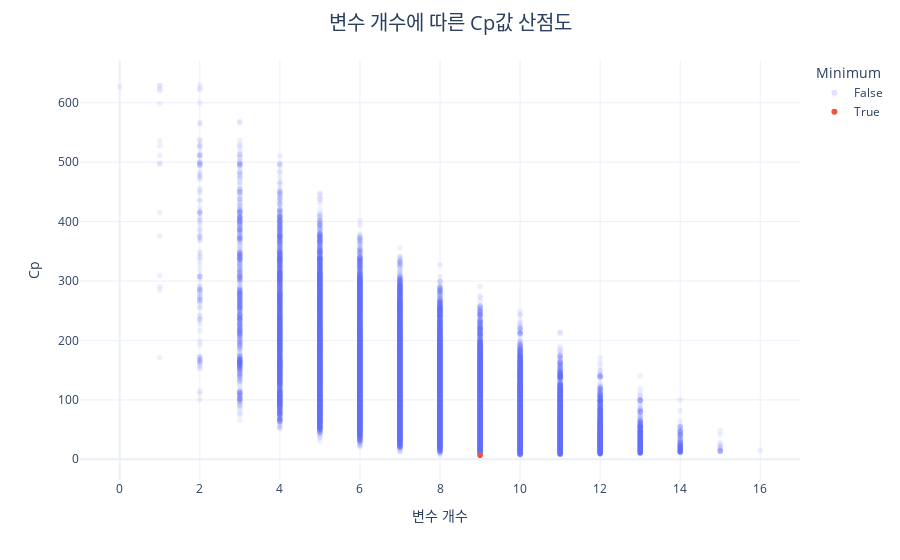

Source (notebook cell):
### Code cell
## Full model
predictr = LinearRegression()
predictr.fit(X, y)
yhat = predictr.predict(X)

## estimate sigma squared
n = len(y)
n_features = X.shape[1]
sigma_sq = np.sum((y - yhat)**2)/(n-n_features-1)

## Null model Cp 추가(총 2**16개의 모형)
Null_RSS = np.sum((y - np.mean(y))**2)
Null_Cp = Null_RSS/sigma_sq - (len(y)-0*2)
tidy = pd.concat([pd.DataFrame({"Number of Features" : [0], "Cp" : [Null_Cp]}),
                  pd.DataFrame({"Number of Features" : Num_Features, "Cp" : Cps})], 
                 axis = 0).assign(Minimum = lambda _df : _df.Cp == min(Cps))
fig = tidy.plot.scatter(x = "Number of Features", y = "Cp", opacity = 0.1,
                        color = "Minimum", width = 900, height = 600)
fig.update_layout(
    title = "변수 개수에 따른 Cp값 산점도", title_x = 0.5, title_font_size = 20,
    xaxis_title="변수 개수"
)
fig.data[1]['marker']['opacity'] = 1.0
fig.show()

print(f"\nMallow's Cp값이 최소가 되는 모형의 설명변수 : \
{Combinations[int(np.where(Cps == min(Cps))[0])]}")

### Figure 1 — Plotly figure (JSON) as saved in the notebook; plotly's stock layout.template omitted (floating-point values rounded to 4 significant figures; data arrays with more than 128 entries replaced by an {"elided": "..."} marker saying what was removed)
{"data": [{"hovertemplate": "Minimum=False<br>Number of Features=%{x}<br>Cp=%{y}<extra></extra>", "legendgroup": "False", "marker": {"color": "#636efa", "opacity": 0.1, "symbol": "circle"}, "mode": "markers", "name": "False", "showlegend": true, "type": "scattergl", "x": {"elided": "65535 int values"}, "xaxis": "x", "y": {"elided": "65535 float values"}, "yaxis": "y"}, {"hovertemplate": "Minimum=True<br>Number of Features=%{x}<br>Cp=%{y}<extra></extra>", "legendgroup": "True", "marker": {"color": "#EF553B", "opacity": 1, "symbol": "circle"}, "mode": "markers", "name": "True", "showlegend": true, "type": "scattergl", "x": [9], "xaxis": "x", "y": [6.785], "yaxis": "y"}], "layout": {"autosize": true, "legend": {"title": {"text": "Minimum"}, "tracegroupgap": 0}, "margin": {"t": 60}, "title": {"font": {"size": 20}, "text": "변수 개수에 따른 Cp값 산점도", "x": 0.5}, "xaxis": {"anchor": "y", "autorange": true, "domain": [0, 1], "range": [-1.033, 17.03], "title": {"text": "변수 개수"}, "type": "linear"}, "yaxis": {"anchor": "x", "autorange": true, "domain": [0, 1], "range": [-41.5, 678.6], "title": {"text": "Cp"}, "type": "linear"}}}
